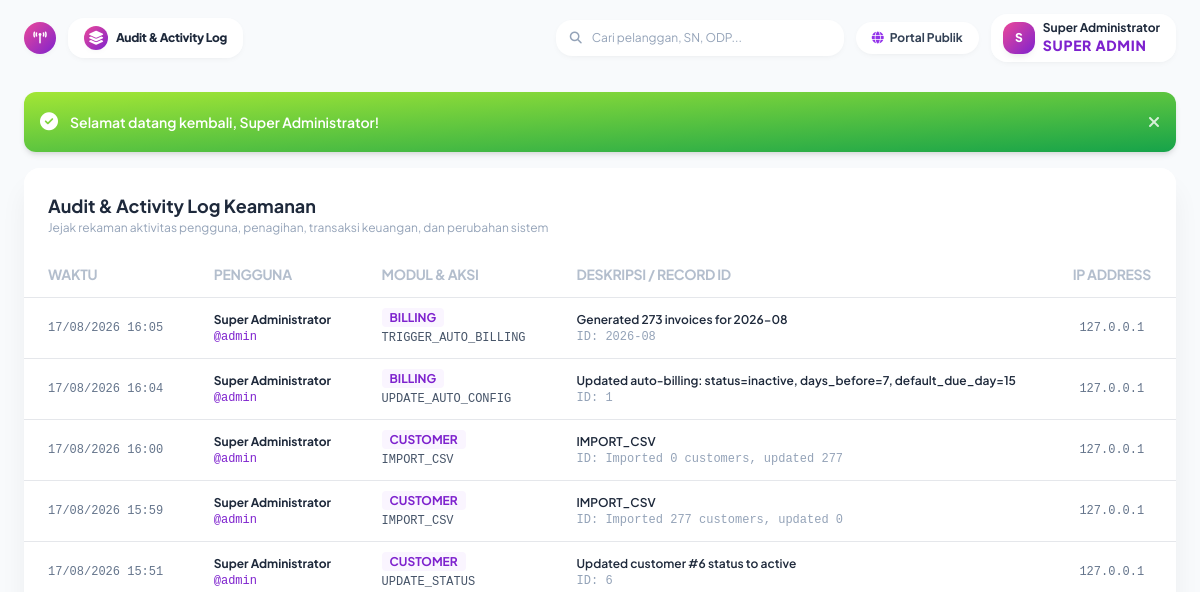
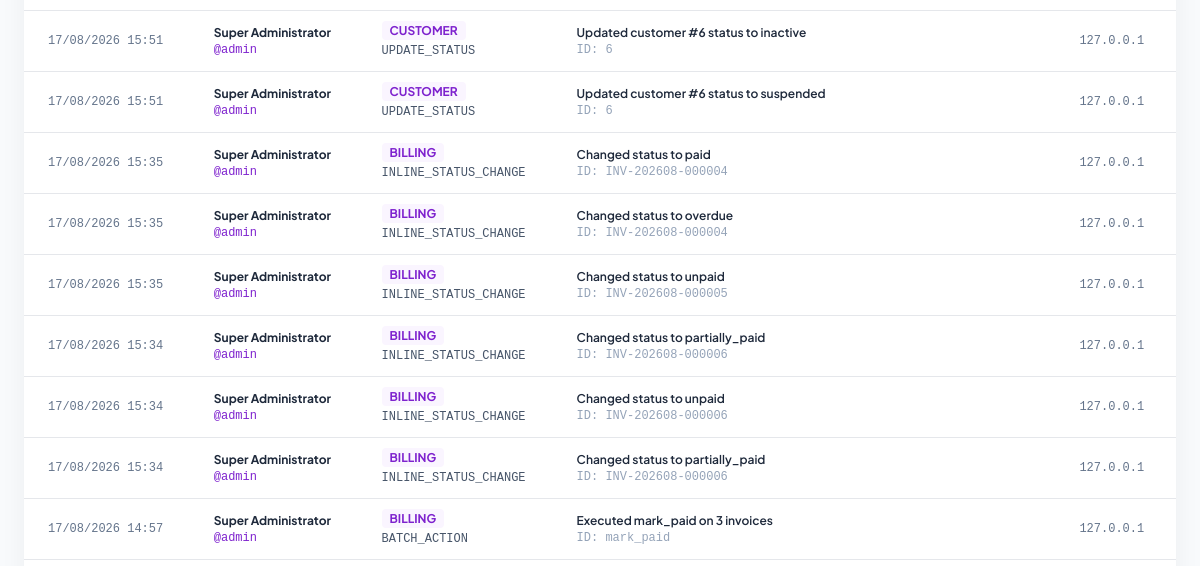
The page /index.php?page=settings_logs (signed in, upper part) on the database as committed earlier (2 pictures, top to bottom).
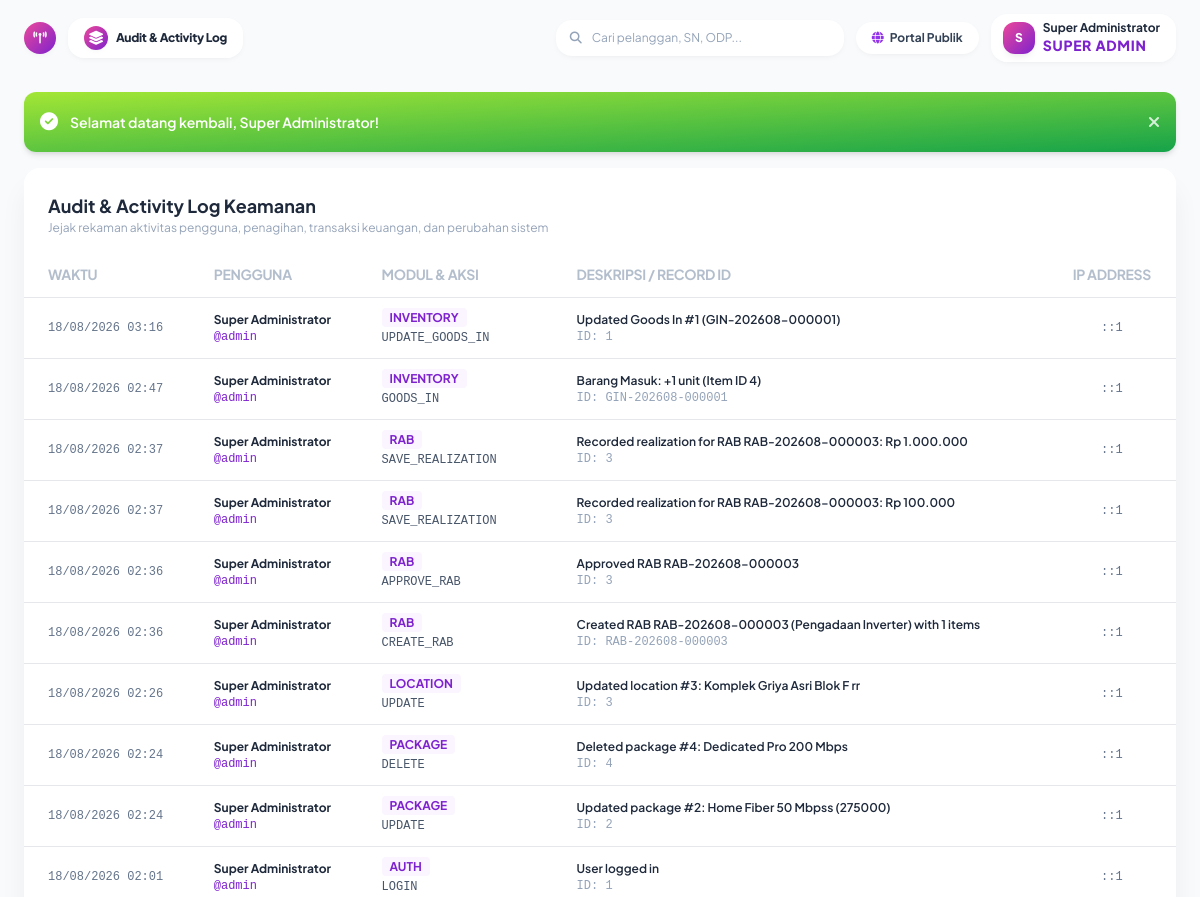
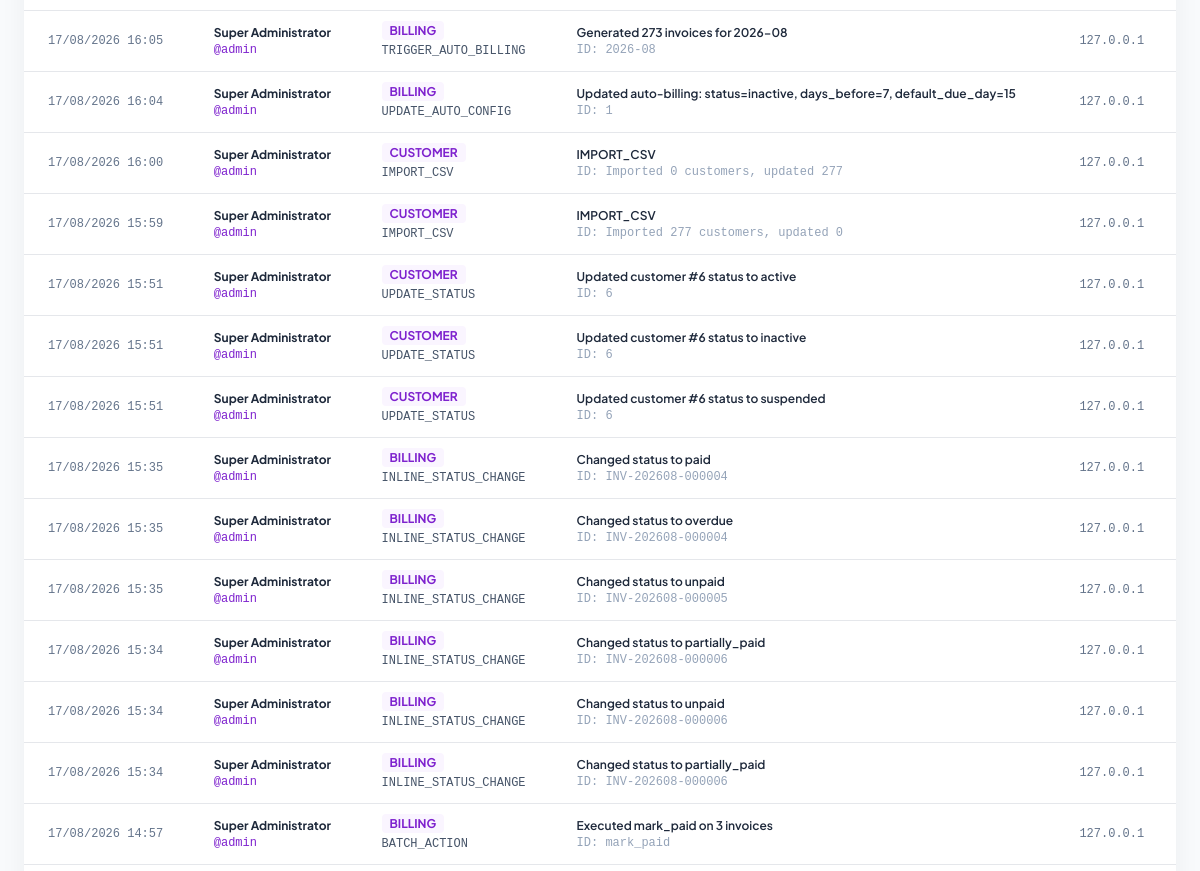
The same page on the database as committed later (2 pictures, top to bottom).
### tables this page shows
CREATE TABLE activity_logs (
    id INTEGER PRIMARY KEY AUTOINCREMENT,
    user_id INTEGER,
    module TEXT NOT NULL,
    action TEXT NOT NULL,
    record_id TEXT,
    old_value TEXT,
    new_value TEXT,
    ip_address TEXT,
    user_agent TEXT,
    created_at DATETIME DEFAULT CURRENT_TIMESTAMP,
    FOREIGN KEY (user_id) REFERENCES users(id) ON DELETE SET NULL
);

CREATE TABLE users (
    id INTEGER PRIMARY KEY AUTOINCREMENT,
    role_id INTEGER NOT NULL,
    name TEXT NOT NULL,
    username TEXT NOT NULL UNIQUE,
    email TEXT NOT NULL UNIQUE,
    phone TEXT,
    password TEXT NOT NULL,
    status TEXT NOT NULL DEFAULT 'active', -- active, inactive, suspended
    avatar TEXT,
    last_login DATETIME,
    created_at DATETIME DEFAULT CURRENT_TIMESTAMP,
    updated_at DATETIME DEFAULT CURRENT_TIMESTAMP,
    FOREIGN KEY (role_id) REFERENCES roles(id)
);

### app/Controllers/SettingController.php (called while the page is built, shortened)
<?php
require_once __DIR__ . '/../Helpers/Helper.php';
class SettingController {
    public function auditLogs(): void {
        $pdo = getDbConnection();
        $logs = $pdo->query("
            SELECT l.*, u.name as user_name, u.username
            FROM activity_logs l
            LEFT JOIN users u ON l.user_id = u.id
            ORDER BY l.id DESC LIMIT 100
        ")->fetchAll();
        require __DIR__ . '/../Views/settings/audit_logs.php';
        require __DIR__ . '/../Views/layouts/main.php';
    }
}

### app/Helpers/Helper.php (called while the page is built, shortened)
<?php
class Helper {
    public static function e(?string $value): string {
        return htmlspecialchars($value ?? '', ENT_QUOTES, 'UTF-8');
    }
    public static function formatDate(?string $dateString, string $format = 'd M Y'): string {
        $time = strtotime($dateString);
        $months = [
            1 => 'Januari', 2 => 'Februari', 3 => 'Maret', 4 => 'April',
            5 => 'Mei', 6 => 'Juni', 7 => 'Juli', 8 => 'Agustus',
            9 => 'September', 10 => 'Oktober', 11 => 'November', 12 => 'Desember'
        ];
        $shortMonths = [
            1 => 'Jan', 2 => 'Feb', 3 => 'Mar', 4 => 'Apr',
            5 => 'Mei', 6 => 'Jun', 7 => 'Jul', 8 => 'Agu',
            9 => 'Sep', 10 => 'Okt', 11 => 'Nov', 12 => 'Des'
        ];
        $d = date('j', $time);
        $m = (int)date('n', $time);
        $y = date('Y', $time);
        if ($format === 'd F Y') {
            return "$d {$months[$m]} $y";
        } elseif ($format === 'd M Y') {
            return "$d {$shortMonths[$m]} $y";
        } elseif ($format === 'd/m/Y H:i') {
            return date('d/m/Y H:i', $time);
        }
        return date($format, $time);
    }
}

### app/Views/settings/audit_logs.php (the view, shortened to what the changed rows need)
<div class="flex flex-wrap -mx-3">
  <div class="w-full max-w-full px-3">
    <div class="relative flex flex-col min-w-0 break-words bg-white shadow-soft-xl rounded-2xl bg-clip-border">
      <div class="flex-auto px-0 pt-4 pb-2">
        <div class="p-0 overflow-x-auto">
          <table class="items-center w-full mb-0 align-top border-gray-200 text-slate-500">
            <thead class="align-bottom">
              <tr>
                <th class="px-6 py-3 font-bold text-left uppercase align-middle bg-transparent border-b border-gray-200 text-2xs tracking-tight text-slate-400 opacity-70">Waktu</th>
                <th class="px-6 py-3 font-bold text-left uppercase align-middle bg-transparent border-b border-gray-200 text-2xs tracking-tight text-slate-400 opacity-70">Pengguna</th>
                <th class="px-6 py-3 font-bold text-left uppercase align-middle bg-transparent border-b border-gray-200 text-2xs tracking-tight text-slate-400 opacity-70">Modul & Aksi</th>
                <th class="px-6 py-3 font-bold text-left uppercase align-middle bg-transparent border-b border-gray-200 text-2xs tracking-tight text-slate-400 opacity-70">Deskripsi / Record ID</th>
                <th class="px-6 py-3 font-bold text-center uppercase align-middle bg-transparent border-b border-gray-200 text-2xs tracking-tight text-slate-400 opacity-70">IP Address</th>
              </tr>
            </thead>
            <tbody>
              <?php foreach ($logs as $l): ?>
              <tr>
                <td class="p-3 px-6 align-middle bg-transparent border-b whitespace-nowrap text-xs font-mono">
                  <?php echo Helper::formatDate($l['created_at'], 'd/m/Y H:i'); ?>
                </td>
                <td class="p-3 px-6 align-middle bg-transparent border-b whitespace-nowrap text-xs">
                  <span class="font-bold text-slate-800 block"><?php echo Helper::e($l['user_name'] ?? 'System'); ?></span>
                  <?php if (!empty($l['username'])): ?>
                    <span class="text-2xs text-purple-700 font-mono">@<?php echo Helper::e($l['username']); ?></span>
                  <?php endif; ?>
                </td>
                <td class="p-3 px-6 align-middle bg-transparent border-b whitespace-nowrap text-xs">
                  <span class="px-2 py-0.5 rounded bg-purple-50 text-purple-700 font-bold text-2xs uppercase"><?php echo Helper::e($l['module']); ?></span>
                  <span class="text-2xs text-slate-600 font-mono block mt-1"><?php echo Helper::e($l['action']); ?></span>
                </td>
                <td class="p-3 px-6 align-middle bg-transparent border-b whitespace-nowrap text-xs">
                  <span class="font-semibold text-slate-800 block"><?php echo Helper::e($l['new_value'] ?? $l['action']); ?></span>
                  <?php if (!empty($l['record_id'])): ?>
                    <span class="text-2xs text-slate-400 font-mono">ID: <?php echo Helper::e($l['record_id']); ?></span>
                  <?php endif; ?>
                </td>
                <td class="p-3 px-6 text-center align-middle bg-transparent border-b whitespace-nowrap text-xs font-mono">
                  <?php echo Helper::e($l['ip_address']); ?>
                </td>
              </tr>
              <?php endforeach; ?>
            </tbody>
          </table>
        </div>
      </div>
    </div>
  </div>
</div>

Rows that differ between the two databases and show on the page:
added activity_logs: created_at "18/08/2026 03:16", user.name "Super Administrator", user.username "admin", module "INVENTORY", action "UPDATE_GOODS_IN", new_value "Updated Goods In #1 (GIN-202608-000001)", record "1", ip_address "::1"
added activity_logs: created_at "18/08/2026 02:47", user.name "Super Administrator", user.username "admin", module "INVENTORY", action "GOODS_IN", new_value "Barang Masuk: +1 unit (Item ID 4)", record "GIN-202608-000001", ip_address "::1"
added activity_logs: created_at "18/08/2026 02:37", user.name "Super Administrator", user.username "admin", module "RAB", action "SAVE_REALIZATION", new_value "Recorded realization for RAB RAB-202608-000003: Rp 1.000.000", record "3", ip_address "::1"
added activity_logs: created_at "18/08/2026 02:37", user.name "Super Administrator", user.username "admin", module "RAB", action "SAVE_REALIZATION", new_value "Recorded realization for RAB RAB-202608-000003: Rp 100.000", record "3", ip_address "::1"
added activity_logs: created_at "18/08/2026 02:36", user.name "Super Administrator", user.username "admin", module "RAB", action "APPROVE_RAB", new_value "Approved RAB RAB-202608-000003", record "3", ip_address "::1"
added activity_logs: created_at "18/08/2026 02:36", user.name "Super Administrator", user.username "admin", module "RAB", action "CREATE_RAB", new_value "Created RAB RAB-202608-000003 (Pengadaan Inverter) with 1 items", record "RAB-202608-000003", ip_address "::1"
added activity_logs: created_at "18/08/2026 02:26", user.name "Super Administrator", user.username "admin", module "LOCATION", action "UPDATE", new_value "Updated location #3: Komplek Griya Asri Blok F rr", record "3", ip_address "::1"
added activity_logs: created_at "18/08/2026 02:24", user.name "Super Administrator", user.username "admin", module "PACKAGE", action "DELETE", new_value "Deleted package #4: Dedicated Pro 200 Mbps", record "4", ip_address "::1"
added activity_logs: created_at "18/08/2026 02:24", user.name "Super Administrator", user.username "admin", module "PACKAGE", action "UPDATE", new_value "Updated package #2: Home Fiber 50 Mbpss (275000)", record "2", ip_address "::1"
added activity_logs: created_at "18/08/2026 02:01", user.name "Super Administrator", user.username "admin", module "AUTH", action "LOGIN", new_value "User logged in", record "1", ip_address "::1"
